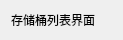
<?xml version="1.0" encoding="UTF-8"?>
<ui version="4.0">
 <class>BucketsWidgetClass</class>
 <widget class="QWidget" name="BucketsWidgetClass">
  <property name="geometry">
   <rect>
    <x>0</x>
    <y>0</y>
    <width>123</width>
    <height>33</height>
   </rect>
  </property>
  <property name="windowTitle">
   <string>BucketsWidget</string>
  </property>
  <layout class="QGridLayout" name="gridLayout">
   <item row="0" column="0">
    <widget class="QLabel" name="label">
     <property name="text">
      <string>存储桶列表界面</string>
     </property>
    </widget>
   </item>
  </layout>
 </widget>
 <layoutdefault spacing="6" margin="11"/>
 <resources/>
 <connections/>
</ui>
